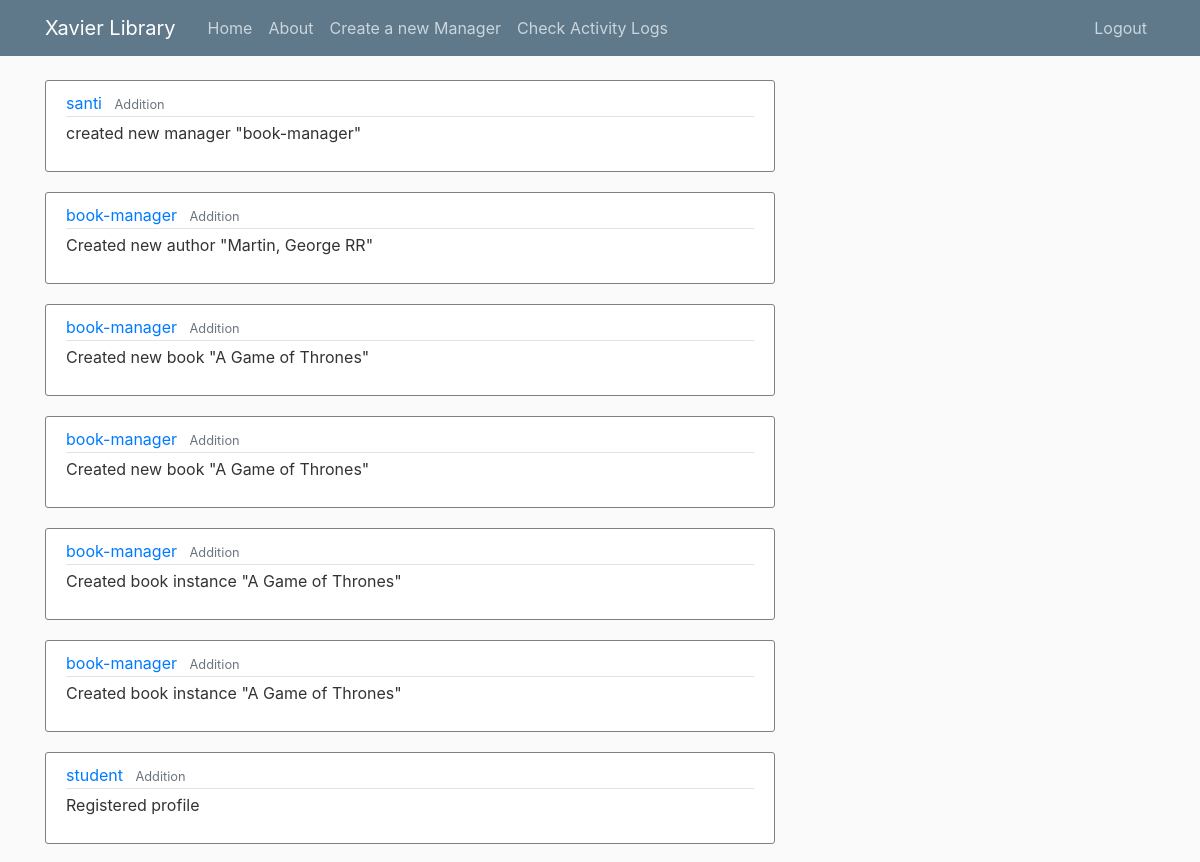
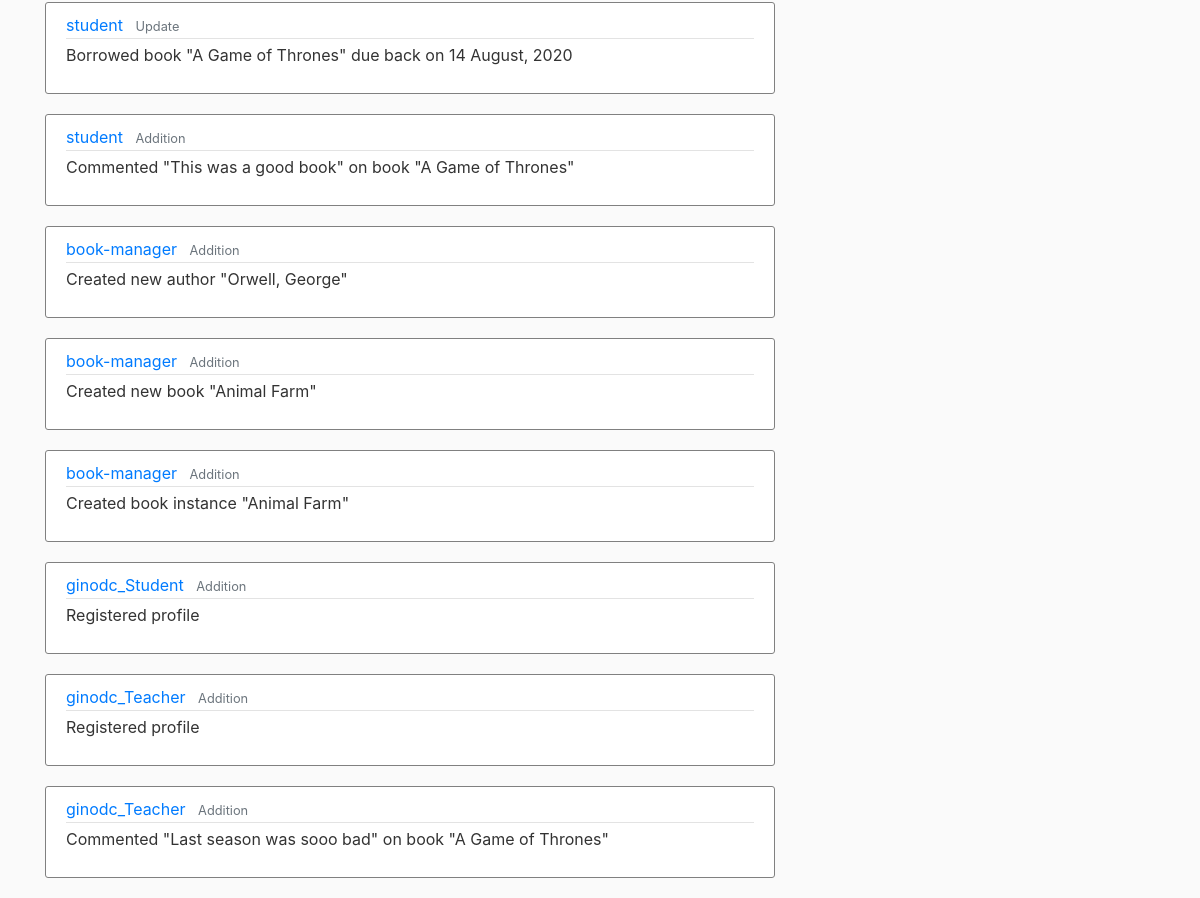
The page /logentry/ (signed in) on the database its author committed (2 pictures, top to bottom).
### users/models.py (models this page shows, shortened)
class Activity(models.Model):
    action_time = models.DateTimeField(auto_now=True)
    user = models.ForeignKey(Profile, on_delete=models.SET_NULL, null=True)
    action = models.CharField(max_length=256)
    content = models.CharField(max_length=256)

class Profile(models.Model):
	user = models.OneToOneField(User, on_delete=models.CASCADE)
	image = models.ImageField(default ='default.jpg',upload_to='profile_pics')
	IDnum = models.CharField(max_length=8, blank=True)
	Role = models.ForeignKey('Role' , on_delete=models.SET_NULL, null=True)
	SecurityQuestion = models.CharField(max_length=50, blank=True)
	SecurityAnswer = models.CharField(max_length=30, blank=True)

### library/views.py (the view)
# urls.py: path('logentry/',LogEntryListView.as_view(), name= 'log-entry'),
class LogEntryListView(LoginRequiredMixin, UserPassesTestMixin, ListView):
	model = Activity
	template_name = 'library/logentry.html'
	context_object_name = 'activities'
	def test_func(self):
		if str(self.request.user.profile.Role) == "Administrator":
			return True
		return False

### users/models.py (called while the page is built)
	def __str__(self):
		return self.name

### library/templates/library/logentry.html
{% extends "library/base.html" %}
{% block content%}
	{% for activity in activities %}
		<article class="media content-section">
		  <div class="media-body">
		    <div class="article-metadata">
		      <a class="mr-2" href="#">{{ activity.user.user }}</a>
		      <small class="text-muted">{{ activity.action }}</small>
		    </div>
			  <p>{{ activity.content }}</p>
		  </div>
		</article>
	{% endfor %}
{% endblock content %}

### library/static/library/main.css (style rules this page uses)
body { background: #fafafa; color: #333333; margin-top: 5rem; }
.content-section { background: #ffffff; padding: 10px 20px; border: 1px solid gray; border-radius: 3px; margin-bottom: 20px; }
.article-metadata { padding-bottom: 1px; margin-bottom: 4px; border-bottom: 1px solid #e3e3e3 }

### rows shown on the page
Activity: user.user "santi", action "Addition", content "created new manager \"book-manager\""
Activity: user.user "book-manager", action "Addition", content "Created new author \"Martin, George RR\""
Activity: user.user "book-manager", action "Addition", content "Created new book \"A Game of Thrones\""
Activity: user.user "book-manager", action "Addition", content "Created new book \"A Game of Thrones\""
Activity: user.user "book-manager", action "Addition", content "Created book instance \"A Game of Thrones\""
Activity: user.user "book-manager", action "Addition", content "Created book instance \"A Game of Thrones\""
Activity: user.user "student", action "Addition", content "Registered profile"
Activity: user.user "student", action "Update", content "Borrowed book \"A Game of Thrones\" due back on 14 August, 2020"
Activity: user.user "student", action "Addition", content "Commented \"This was a good book\" on book \"A Game of Thrones\""
Activity: user.user "book-manager", action "Addition", content "Created new author \"Orwell, George\""
Activity: user.user "book-manager", action "Addition", content "Created new book \"Animal Farm\""
Activity: user.user "book-manager", action "Addition", content "Created book instance \"Animal Farm\""
Activity: user.user "ginodc_Student", action "Addition", content "Registered profile"
Activity: user.user "ginodc_Teacher", action "Addition", content "Registered profile"
Activity: user.user "ginodc_Teacher", action "Addition", content "Commented \"Last season was sooo bad\" on book \"A Game of Thrones\""
